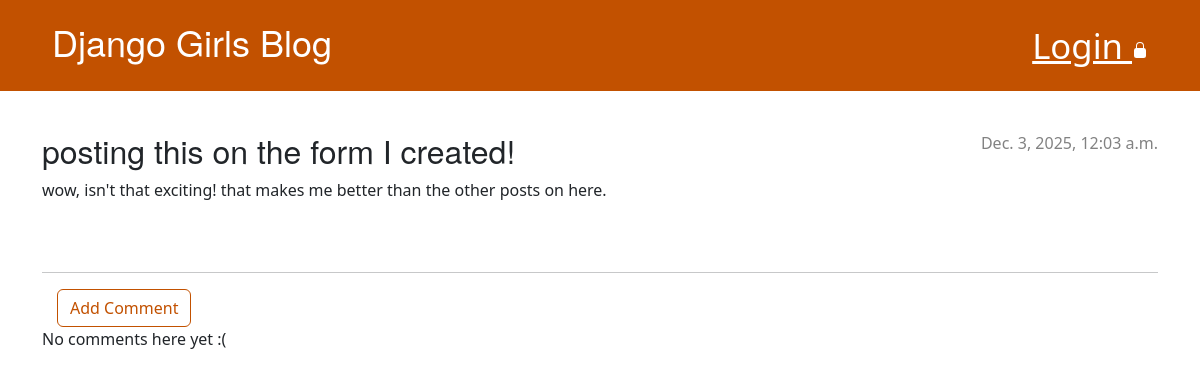
/post/5/, run on the app's committed database.
### blog/models.py (models this page shows, shortened)
class Post(models.Model):
    author = models.ForeignKey(
        settings.AUTH_USER_MODEL, on_delete=models.CASCADE
    )
    title = models.CharField(max_length=200)
    text = models.TextField()
    created_date = models.DateTimeField(default=timezone.now)
    published_date = models.DateTimeField(blank=True, null=True)

### blog/views.py (the view)
# urls.py: path("post/<int:pk>/", views.post_detail, name="post_detail"),
def post_detail(request, pk):
    post = get_object_or_404(Post, pk=pk)
    return render(request, "blog/post_detail.html", {"post": post})

### blog/templates/blog/post_detail.html (shortened to what this page needs)
{% extends 'blog/base.html' %}
{% block content %}
<article class="post">
    {% if post.published_date %}
    <time class="date">
        {{ post.published_date }}
    </time>
    {% else %}
    <aside class="actions">
        <a class="btn btn-secondary" role="button" href="{% url 'post_publish' pk=post.pk %}">Publish</a>
    </aside>
    {% endif %}
    <h2>{{ post.title }}</h2>
    <p>{{ post.text|linebreaksbr }}</p>
</article>
<hr>
<a class="btn btn-secondary" role="button" href="{% url 'add_comment_to_post' pk=post.pk %}">Add Comment</a>
{% for comment in post.comments.all %}
{% if user.is_authenticated or comment.approved_comment %}
<div class="comment">
    <div class="date">
        {{ comment.created_date }}
        {% if not comment.approved_comment %}
        <a class="btn btn-default" href="{% url 'comment_remove' pk=comment.pk %}">
            {% include 'blog/icons/hand-thumbs-down.svg' %}
        </a>
        <a class="btn btn-default" href="{% url 'comment_approve' pk=comment.pk %}">
            {% include 'blog/icons/hand-thumbs-up.svg' %}
        </a>
        {% endif %}
    </div>
    <strong>{{ comment.author }}</strong>
    <p>{{ comment.text|linebreaks }}</p>
</div>
{% endif %}
{% empty %}
<p>No comments here yet :(</p>
{% endfor %}
{% endblock %}

### blog/static/css/blog.css (style rules this page uses)
h1, h2, h3, h4 { font-family: 'Helvetica Neue', Helvetica, Arial, sans-serif; font-weight: normal; }
.date { color: #828282; }
.post { margin-bottom: 70px; }
.post>.date, .post>.actions { float: right; }
.btn-secondary, .btn-secondary:visited { color: #C25100; background: none; border-color: #C25100; margin-left: 15px; }

### data on the page
Post: published_date "Dec. 3, 2025, 12:03 a.m.", title "posting this on the form I created!", text "wow, isn't that exciting! that makes me better than the other posts on here."
